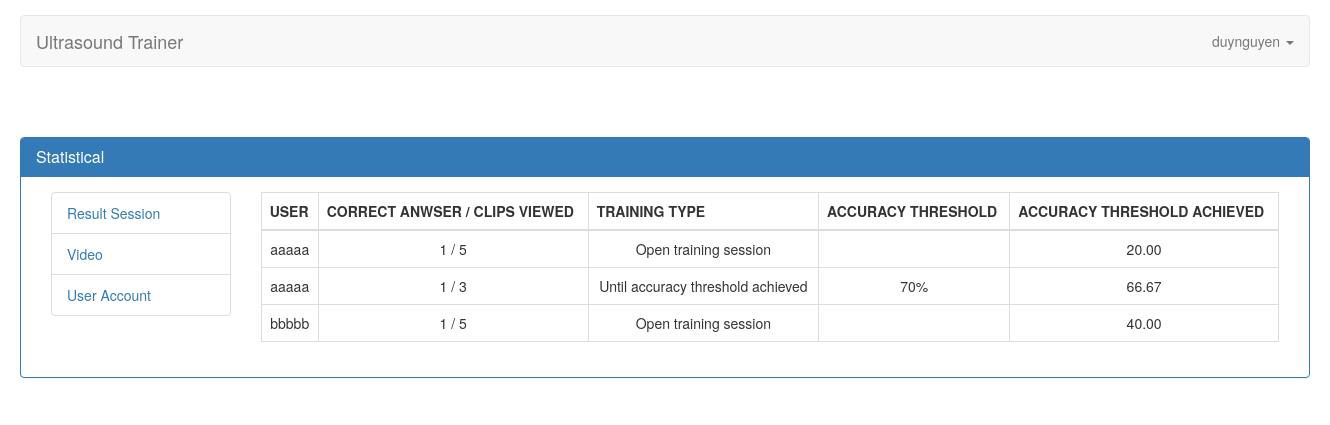
/statistical (signed in), run on the app's committed database.
### servey/models.py (models this page shows, shortened)
class Result(models.Model):
    user = models.ForeignKey(User, related_name='user_result', on_delete=models.CASCADE)
    date = models.DateTimeField(default=datetime.datetime.utcnow, blank=True)
    close = models.BooleanField(default=False, verbose_name="Test is close?", blank=True)
    training_type = models.CharField(choices=TRAINING_TYPE, blank=True, null=True, max_length=255)
    accuracy = models.CharField(max_length=255, choices=ACCURACY_THRESHOLD, blank=True, null=True)
    created_at = models.DateTimeField(auto_now_add=True)
    updated_at = models.DateTimeField(auto_now=True)
    @property
    def get_user(self):
        return User.objects.get(pk=self.user_id)
    @property
    def total_anwser(self):
        return self.result_detail.count()
    @property
    def correct_anwser(self):
        return 1
    @property
    def accuracy_count(self):
        context = {}
        check = ResultDetail.objects.filter(result=self.id)
        if check is not None:
            count_question = ResultDetail.objects.filter(result=self.id).count()
            total_answer = ResultDetail.objects.filter(result=self.id)
            context['true'] = 0
            context['false'] = 0
            for query_answer in total_answer:
                video = query_answer.video.answer
                answer_result = query_answer.answer
                if video == answer_result:
                    context['true'] += 1
                else:
                    context['false'] += 1
            accuracy = format(Decimal(context['true'] * 100 / count_question), '.2f')
            return accuracy

class ResultDetail(models.Model):
    result = models.ForeignKey(Result, on_delete=models.CASCADE, null=True, related_name='result_detail',)
    video = models.ForeignKey(Video, blank=True, on_delete=models.CASCADE, related_name='video_result')
    answer = models.IntegerField(blank=True)
    created_at = models.DateTimeField(auto_now_add=True)
    updated_at = models.DateTimeField(auto_now=True)

class Video(models.Model):
    ANSWER_CHOICE = (
        (1, 'Normal'),
        (2, 'Moderately reduced',),
        (3, 'Severely reduced',)
    )
    path = models.FileField(blank=True, verbose_name="Upload video (mp4, mkv)", max_length=255, upload_to='videos/', validators=[validate_file_extension])
    title = models.TextField(blank=True, verbose_name="Title question")
    answer = models.IntegerField(choices=ANSWER_CHOICE, default=1)
    created_at = models.DateTimeField(auto_now_add=True)
    updated_at = models.DateTimeField(auto_now=True)

### servey/views.py (the view)
def result_session(request):
    context = {}
    total_result = Result.objects.all()
    total_video = Video.objects.all().values('id', 'answer')
    users = User.objects.filter(is_superuser=False)
    user_result = {}
    for user in users:
        user_result[user.id] = Result.objects.filter(user_id=user.id)
    print(total_video)
    context = {
        "total_result": total_result,
    }
    return render(request, 'statistical/result_session.html', context)

### templates/statistical/result_session.html
{% extends 'statistical/index.html' %}
{% block main %}
    <div class="col-md-10">
        <table class="table table-bordered table-hover">
            <thead>
            <tr>
                <th>USER</th>
                <th>CORRECT ANWSER / CLIPS VIEWED</th>
                <th>TRAINING TYPE</th>
                <th>ACCURACY THRESHOLD</th>
                <th>ACCURACY THRESHOLD ACHIEVED</th>
            </tr>
            </thead>
            <tbody>
                {% for item in total_result %}
                <tr class="text-center">
                    <td>{{ item.get_user.username }}</td>
                    <td>{{ item.correct_anwser }} / {{ item.total_anwser }}</td>
                    <td>{{ item.training_type }}</td>
                    <td>{{ item.accuracy }}</td>
                    <td>{{ item.accuracy_count }}</td>
                </tr>
                {% endfor %}
            </tbody>
        </table>
    </div>
{% endblock %}

### templates/partials/index.html (shortened to what this page needs)
<!DOCTYPE html>
<html lang="en">
    {% load staticfiles %}
    <head>
        <link href="https://stackpath.bootstrapcdn.com/bootstrap/3.3.6/css/bootstrap.min.css" rel="stylesheet">
        <link rel="stylesheet" href="{% static 'main.css' %}">
    </head>
    <body>
    <div class="container" id="container_main" style="width: 1320px">
        <nav class="navbar navbar-default" role="navigation">
        <div class="navbar-header">
            <a class="navbar-brand" href="{% url 'index' %}">Ultrasound Trainer</a>
        </div>
        <div class="collapse navbar-collapse navbar-ex1-collapse">
            <ul class="nav navbar-nav navbar-right">
                <li class="dropdown">
                    <a href="#" class="dropdown-toggle" data-toggle="dropdown">
                        {% if request.user.is_authenticated %}
                            <span>{{ request.user.username }}</span>
                            <b class="caret"></b>
                        {% else %}
                            Guest
                        {% endif %}
                    </a>
                </li>
            </ul>
        </div>
        </nav>
        <div class="row" style="padding-top: 50px;">
            {% block content %}
            {%  endblock %}
        </div>
    </div>
    </body>
</html>

### static/main.css (style rules this page uses)
#container_main { padding-top: 15px; }
.row { margin-right: 0; margin-left: 0; }
ul li { list-style-type: none; }

### data on the page
Result: get_user.username "aaaaa", correct_anwser "1", total_anwser "5", training_type "Open training session", accuracy_count "20.00"
Result: get_user.username "aaaaa", correct_anwser "1", total_anwser "3", training_type "Until accuracy threshold achieved", accuracy "70%", accuracy_count "66.67"
Result: get_user.username "bbbbb", correct_anwser "1", total_anwser "5", training_type "Open training session", accuracy_count "40.00"

### other printed values
{{ request.user.username }} "duynguyen"
